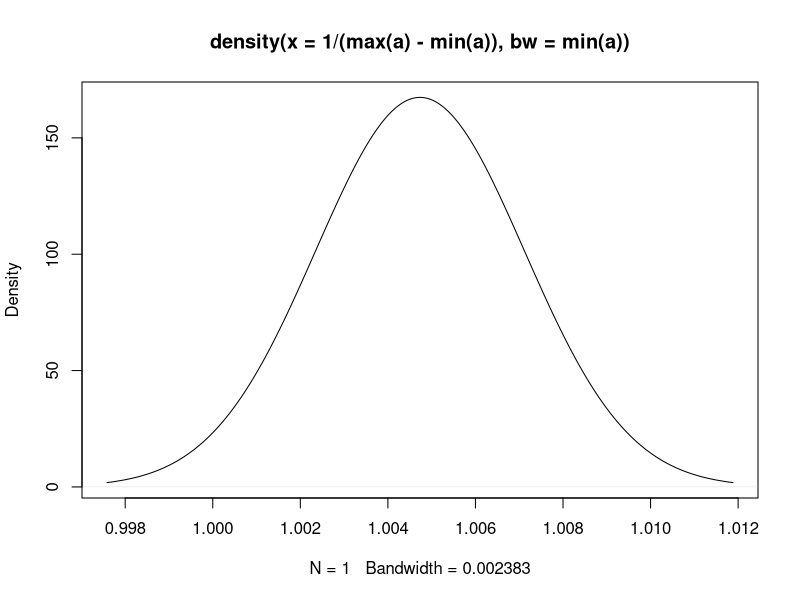

This figure's R source:
## ---- chunk 1
a <- runif(1000)
d <-density(1/(max(a)-min(a)),min(a))
plot(d)
d
## ---- chunk 2
c<-c(1,2,3,4,5,6,7,8,9,10)
f<- 1/10
nf<- 9/10
n <- 8
m<- 1/10
nf8<- round(nf^n,2)
ev<-sum(c[1:8]*nf+c[9:10]*f)/10
std<-sd(c[1:8]*nf+c[9:10]*f)
## ---- chunk 3
nf8 <- round(exp(log(nf^n)),2)
ev<-sum(c[1:8]*nf+c[9:10]*f)/10
std<-sd(c[1:8]*nf+c[9:10]*f)
## ---- chunk 4
f<-dbinom(8,10,.9)
nf<- 1-dbinom(8,10,.9)
cf<- c(9,10)
cnf<-c(1,2,3,4,5,6,7,8)
ecf <- sum(f*cf)/10
ecnf <- sum(nf*cnf)/10
sdcf <- sd(f*cf)
sdnf <- sd(nf*cnf)
ef<- round(ecf + ecnf, 2)
std<- round(sdcf + sdnf, 2)
nf8 <- round((1- f*nf)/2, 2)
## ---- chunk 5
f<-rpois(8, .1)
nf<-rpois(8, .9)
cf<- c(9,10)
cnf<-c(1,2,3,4,5,6,7,8)
ecf <- sum(f*cf)/10
ecnf <- sum(nf*cnf)/10
sdcf <- sd(f*cf)
sdnf <- sd(nf*cnf)
ref<- round(ecf + ecnf, 2)/2
rstd<- round(sdcf + sdnf, 2)/2
rnf8 <- round((1-(sum(f)/length(f))*(sum(nf)/length(nf))), 2)/2

